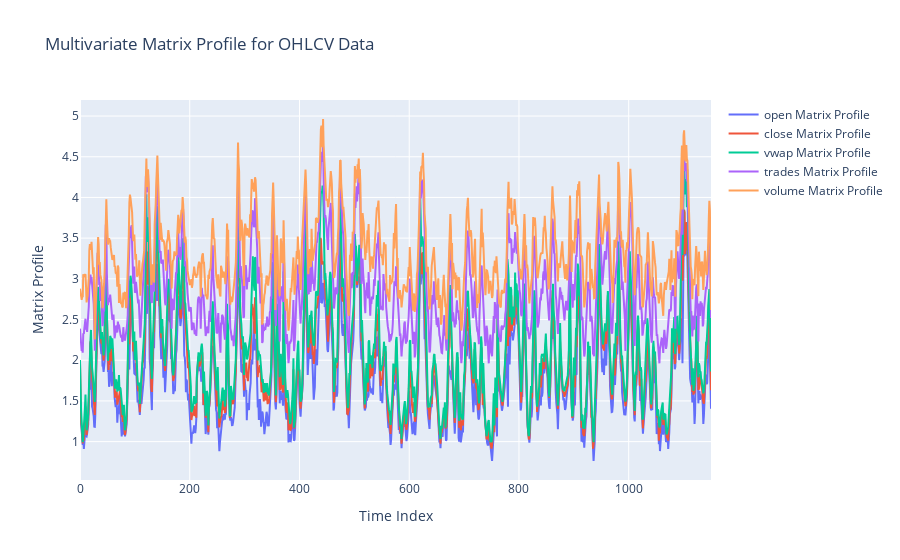

This figure's notebook cell:
### Code cell
import plotly.graph_objects as go

# Create a figure
fig = go.Figure()

# Add traces for each time series component in OHLCV
for i, label in enumerate(labels):
    fig.add_trace(go.Scatter(
        y=mp_m[i],
        mode='lines',
        name=f'{label} Matrix Profile'
    ))

# Update layout
fig.update_layout(
    title="Multivariate Matrix Profile for OHLCV Data",
    xaxis_title="Time Index",
    yaxis_title="Matrix Profile",
    hovermode="x unified"
)

# Show the figure
fig.show()

### Figure 1 — Plotly figure (JSON) as saved in the notebook; plotly's stock layout.template omitted (floating-point values rounded to 4 significant figures; data arrays with more than 128 entries replaced by an {"elided": "..."} marker saying what was removed)
{"data": [{"mode": "lines", "name": "open Matrix Profile", "type": "scatter", "y": {"elided": "1151 float values"}}, {"mode": "lines", "name": "close Matrix Profile", "type": "scatter", "y": {"elided": "1151 float values"}}, {"mode": "lines", "name": "vwap Matrix Profile", "type": "scatter", "y": {"elided": "1151 float values"}}, {"mode": "lines", "name": "trades Matrix Profile", "type": "scatter", "y": {"elided": "1151 float values"}}, {"mode": "lines", "name": "volume Matrix Profile", "type": "scatter", "y": {"elided": "1151 float values"}}], "layout": {"hovermode": "x unified", "title": {"text": "Multivariate Matrix Profile for OHLCV Data"}, "xaxis": {"title": {"text": "Time Index"}}, "yaxis": {"title": {"text": "Matrix Profile"}}}}
